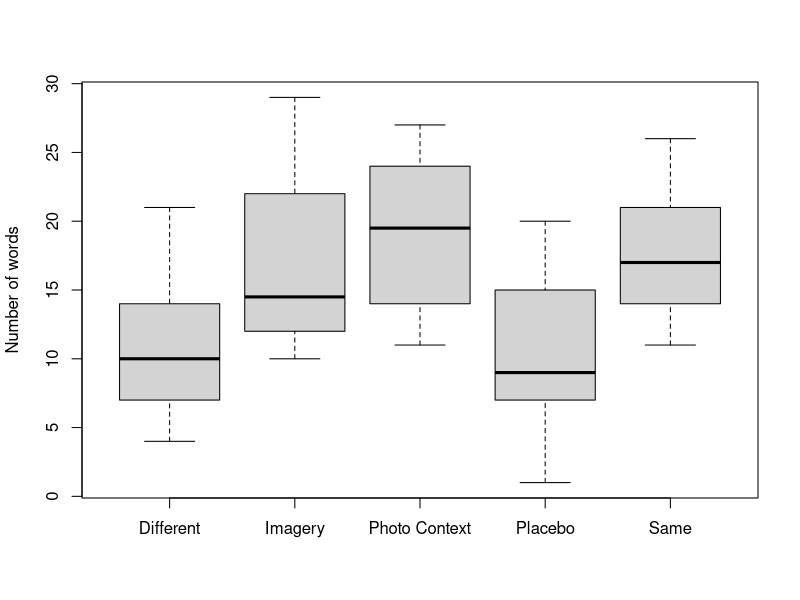

Source code (R):
#1. Calculate the mean number of remembered words in each context.
#In addition, present the data obtained using a boxplot for each context individually.

data <- matrix(c(25, 11, 14, 25, 8,
                 26, 21, 15, 15, 20,
                 17, 9, 29, 23, 10,
                 15, 6, 10, 21, 7,
                 14, 7, 12, 18, 15,
                 17, 14, 22, 24, 7,
                 14, 12, 14, 14, 1,
                 20, 4, 20, 27, 17,
                 11, 7, 22, 12, 11,
                 21, 19, 12, 11, 4), ncol = 5, byrow = T )
colnames(data) <- c("Same", "Different", "Imagery", "Photo", "Placebo")
data <- as.table(data)
data

same <- data[,1]
different <- data[,2]
imagery <- data[,3]
photo <- data[,4]
placebo <- data[,5]
#meanNumber <- matrix(c("Different", mean(different), "Imagery", mean(imagery),
#                       "Photo Context", mean(photo), "Placebo", mean(placebo),
#                        "Same", mean(same)), ncol = 2, byrow = T)
#colnames(meanNumber) <- c("CONTEXT", "X")
#rownames(meanNumber) <- c(1, 2, 3, 4, 5)
#meanNumber <- as.table(meanNumber)
meanNumber <- data.frame("CONTEXT" = c("Different", "Imagery", "Photo Context", "Placebo",
                                       "Same"), X = c(mean(different), mean(imagery), mean(photo), mean(placebo), mean(same)))
meanNumber

boxplot(different, imagery, photo, placebo,  same, names = c("Different", "Imagery", "Photo Context",
                                                             "Placebo", "Same"), ylab = "Number of words")

#?????????????????????
#2. Perform an analysis of variance test to see if the number
#of words remembered depends on the context of the knowledge checking
summary(aov(as.numeric(meanNumber[,2]) ~ meanNumber[,1], data = data))


#???????????????
#3. Check the assumptions of the one-way analysis of variance model.


#4. Perform post hoc tests to see which knowledge checking contexts are different.
pairwise.t.test(meanNumber$CONTEXT, meanNumber$X, data = data)